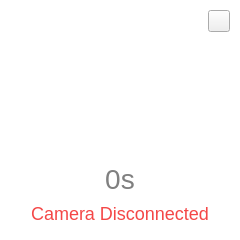
<?xml version="1.0" encoding="UTF-8"?>
<ui version="4.0">
 <class>ErrorDialog</class>
 <widget class="QWidget" name="ErrorDialog">
  <property name="geometry">
   <rect>
    <x>0</x>
    <y>0</y>
    <width>240</width>
    <height>240</height>
   </rect>
  </property>
  <property name="minimumSize">
   <size>
    <width>240</width>
    <height>240</height>
   </size>
  </property>
  <property name="maximumSize">
   <size>
    <width>240</width>
    <height>240</height>
   </size>
  </property>
  <property name="windowTitle">
   <string>Form</string>
  </property>
  <property name="styleSheet">
   <string notr="true">#ErrorDialog {
background: transparent;
}</string>
  </property>
  <layout class="QVBoxLayout" name="verticalLayout_2">
   <property name="spacing">
    <number>0</number>
   </property>
   <property name="leftMargin">
    <number>0</number>
   </property>
   <property name="topMargin">
    <number>0</number>
   </property>
   <property name="rightMargin">
    <number>0</number>
   </property>
   <property name="bottomMargin">
    <number>0</number>
   </property>
   <item>
    <widget class="QWidget" name="warning_widget" native="true">
     <property name="minimumSize">
      <size>
       <width>240</width>
       <height>240</height>
      </size>
     </property>
     <property name="maximumSize">
      <size>
       <width>240</width>
       <height>240</height>
      </size>
     </property>
     <property name="styleSheet">
      <string notr="true">#warning_widget {
background: white;
border-radius: 20px;
}</string>
     </property>
     <layout class="QVBoxLayout" name="verticalLayout">
      <property name="spacing">
       <number>0</number>
      </property>
      <property name="leftMargin">
       <number>10</number>
      </property>
      <property name="topMargin">
       <number>10</number>
      </property>
      <property name="rightMargin">
       <number>10</number>
      </property>
      <property name="bottomMargin">
       <number>10</number>
      </property>
      <item>
       <widget class="QWidget" name="widget" native="true">
        <property name="maximumSize">
         <size>
          <width>16777215</width>
          <height>22</height>
         </size>
        </property>
        <layout class="QHBoxLayout" name="horizontalLayout">
         <property name="leftMargin">
          <number>0</number>
         </property>
         <property name="topMargin">
          <number>0</number>
         </property>
         <property name="rightMargin">
          <number>0</number>
         </property>
         <property name="bottomMargin">
          <number>0</number>
         </property>
         <item>
          <spacer name="horizontalSpacer">
           <property name="orientation">
            <enum>Qt::Horizontal</enum>
           </property>
           <property name="sizeHint" stdset="0">
            <size>
             <width>189</width>
             <height>19</height>
            </size>
           </property>
          </spacer>
         </item>
         <item>
          <widget class="QToolButton" name="close_btn">
           <property name="minimumSize">
            <size>
             <width>22</width>
             <height>22</height>
            </size>
           </property>
           <property name="maximumSize">
            <size>
             <width>22</width>
             <height>22</height>
            </size>
           </property>
           <property name="cursor">
            <cursorShape>PointingHandCursor</cursorShape>
           </property>
           <property name="text">
            <string/>
           </property>
           <property name="icon">
            <iconset resource="../../../vtk.qrc">
             <normaloff>:/uiframe/images/aboutdialog/close.svg</normaloff>:/uiframe/images/aboutdialog/close.svg</iconset>
           </property>
           <property name="iconSize">
            <size>
             <width>22</width>
             <height>22</height>
            </size>
           </property>
          </widget>
         </item>
        </layout>
       </widget>
      </item>
      <item>
       <widget class="QWidget" name="widget_2" native="true">
        <property name="minimumSize">
         <size>
          <width>0</width>
          <height>110</height>
         </size>
        </property>
        <property name="maximumSize">
         <size>
          <width>16777215</width>
          <height>110</height>
         </size>
        </property>
        <layout class="QHBoxLayout" name="horizontalLayout_2">
         <property name="leftMargin">
          <number>0</number>
         </property>
         <property name="topMargin">
          <number>0</number>
         </property>
         <property name="rightMargin">
          <number>0</number>
         </property>
         <property name="bottomMargin">
          <number>0</number>
         </property>
         <item>
          <widget class="QLabel" name="warning_icon">
           <property name="minimumSize">
            <size>
             <width>140</width>
             <height>110</height>
            </size>
           </property>
           <property name="maximumSize">
            <size>
             <width>140</width>
             <height>110</height>
            </size>
           </property>
           <property name="styleSheet">
            <string notr="true">background: url(&quot;:/uiframe/images/imageview/warning.svg&quot;);</string>
           </property>
           <property name="text">
            <string/>
           </property>
           <property name="alignment">
            <set>Qt::AlignCenter</set>
           </property>
          </widget>
         </item>
        </layout>
       </widget>
      </item>
      <item>
       <widget class="QLabel" name="label">
        <property name="minimumSize">
         <size>
          <width>0</width>
          <height>20</height>
         </size>
        </property>
        <property name="maximumSize">
         <size>
          <width>16777215</width>
          <height>20</height>
         </size>
        </property>
        <property name="text">
         <string notr="true"/>
        </property>
       </widget>
      </item>
      <item>
       <widget class="QLabel" name="disconnect_secs">
        <property name="styleSheet">
         <string notr="true">font-size: 28px;
color: rgba(0,0,0,0.50);</string>
        </property>
        <property name="text">
         <string notr="true">0s</string>
        </property>
        <property name="alignment">
         <set>Qt::AlignCenter</set>
        </property>
       </widget>
      </item>
      <item>
       <widget class="QLabel" name="disconnect_text">
        <property name="styleSheet">
         <string notr="true">font-size: 18px;
color: #F44747;</string>
        </property>
        <property name="text">
         <string>Camera Disconnected</string>
        </property>
        <property name="alignment">
         <set>Qt::AlignCenter</set>
        </property>
       </widget>
      </item>
     </layout>
    </widget>
   </item>
  </layout>
 </widget>
 <resources>
  <include location="../../../vtk.qrc"/>
 </resources>
 <connections/>
</ui>
